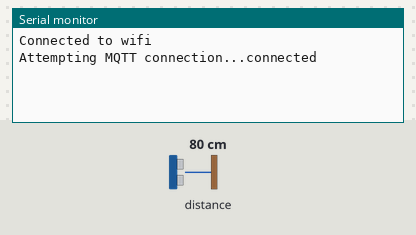
Recording of a sketch running on a simulated ESP8266 (NodeMCU). Parts: the last lines printed to the serial monitor. The inputs (shaded band) are chosen by the test bench; at power-on: distance to the obstacle 80 cm. The echo pulse lasts 58.3 µs per cm; WiFi joins after 1.5 s; servers stay silent unless stated; random numbers use the default seed unless the sketch sets one; no MQTT or app messages arrive unless stated.

Above: at 11.2 s.
11.3 s: distance to the obstacle set to 2 cm
At 20.5 s:
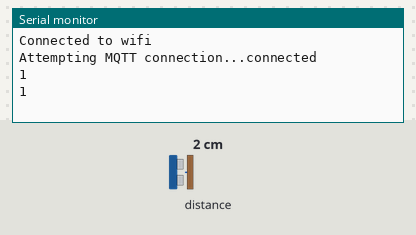
26.2 s: distance to the obstacle set to 4 cm
At 40.6 s:
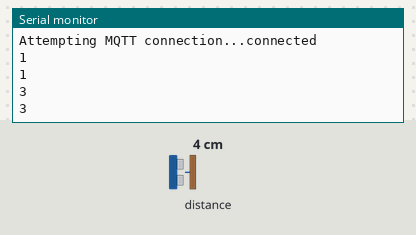

Measured:
- after the input at 11.3 s, the serial monitor: prints a new line after 8.7 s (image 1)
- after the input at 26.2 s, the serial monitor: prints a new line after 13.8 s (image 2)

The sketch:

uvthinkspeak.ino
```cpp
#include <ESP8266WiFi.h>
#include <PubSubClient.h>

const int trigPin = D2;            // Making the arduino's pin 8 as the trig pin of ultrasonic sensor
const int echoPin = D3;            // Making the arduino's pin 9 as the echo pin of the ultrasonic sensor
// defining two variable for measuring the distance
long duration;
int distance;

char ssid[] = "Falcon"; //  Change this to your network SSID (name).
char pass[] = "marvel10";  // Change this your network password
char mqttUserName[] = "manishk07";  // Can be any name.
char mqttPass[] = " NHJAEBTQVYXB9GML";  // Change this your MQTT API Key from Account > MyProfile.
char writeAPIKey[] = "P045OP5M1LPSX2NJ";    // Change to your channel Write API Key.
long channelID = 534332;

static const char alphanum[] ="0123456789"
                              "ABCDEFGHIJKLMNOPQRSTUVWXYZ"
                              "abcdefghijklmnopqrstuvwxyz";  // For random generation of client ID.

WiFiClient client;  // Initialize the Wifi client library.
PubSubClient mqttClient(client); // Initialize the PuBSubClient library.
const char* server = "mqtt.thingspeak.com";

unsigned long lastConnectionTime = 0;
const unsigned long postingInterval = 20L * 1000L; //

void setup() {

  Serial.begin(9600);
  pinMode(trigPin, OUTPUT);   // Setting the trigPin as Output pin
  pinMode(echoPin, INPUT);
  int status = WL_IDLE_STATUS;  // Set a temporary WiFi status.

  // Attempt to connect to WiFi network
  while (status != WL_CONNECTED)
  {
    status = WiFi.begin(ssid, pass); // Connect to WPA/WPA2 Wi-Fi network.
    delay(5000);
  }

  Serial.println("Connected to wifi");
  mqttClient.setServer(server, 1883);   // Set the MQTT broker details.
}

void loop() {

 // Reconnect if MQTT client is not connected.
  if (!mqttClient.connected())
  {
    reconnect();
  }

  mqttClient.loop();   // Call the loop continuously to establish connection to the server.

  // If interval time has passed since the last connection, Publish data to ThingSpeak
  if (millis() - lastConnectionTime > postingInterval)
  {
    mqttpublish();
  }
}

void reconnect()
{
  char clientID[10];

  // Loop until we're reconnected
  while (!mqttClient.connected())
  {
    Serial.print("Attempting MQTT connection...");
    // Generate ClientID
    for (int i = 0; i < 8; i++) {
        clientID[i] = alphanum[random(51)];
    }
    clientID[8]='\0';

    // Connect to the MQTT broker
    if (mqttClient.connect(clientID,mqttUserName,mqttPass))
    {
      Serial.println("connected");
    } else
    {
      Serial.print("failed, rc=");
      // Print to know why the connection failed.
      Serial.print(mqttClient.state());
      Serial.println(" try again in 5 seconds");
      delay(5000);
    }
  }
}

void mqttpublish() {

  digitalWrite(trigPin, LOW);
  delayMicroseconds(2);
  digitalWrite(trigPin, HIGH);
  delayMicroseconds(10);
  digitalWrite(trigPin, LOW);
  duration = pulseIn(echoPin, HIGH);  // reading the echopin which will tell us that how much time the signal takes to come back
  distance= duration*0.034/2;
  Serial.println(distance);

  String data = String(distance, DEC);
  int length = data.length();
  char msgBuffer[length];
  data.toCharArray(msgBuffer,length+1);
  Serial.println(msgBuffer);

  // Create a topic string and publish data to ThingSpeak channel feed.
  String topicString ="channels/" + String( channelID ) + "/publish/"+String(writeAPIKey);
  length=topicString.length();
  char topicBuffer[length];
  topicString.toCharArray(topicBuffer,length+1);

  mqttClient.publish( topicBuffer, msgBuffer );

  lastConnectionTime = millis();
}
```
